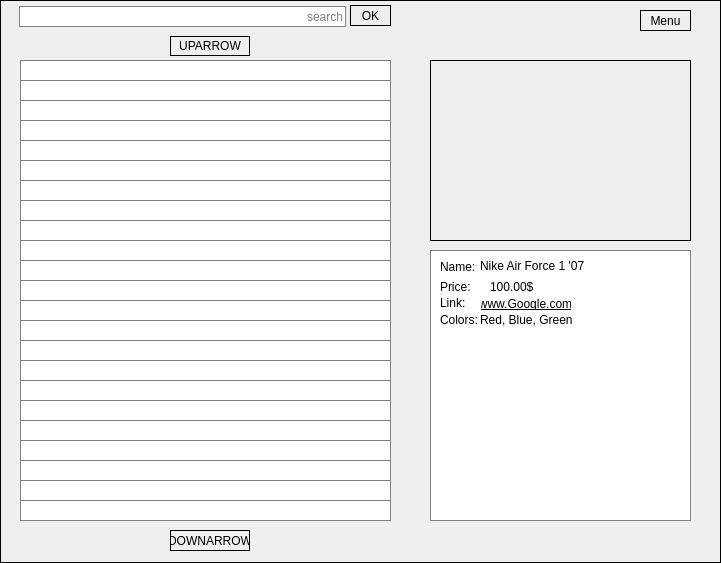
<?xml version="1.0" encoding="UTF-8"?>
<ui version="4.0">
 <class>MainWindow</class>
 <widget class="QMainWindow" name="MainWindow">
  <property name="geometry">
   <rect>
    <x>0</x>
    <y>0</y>
    <width>721</width>
    <height>563</height>
   </rect>
  </property>
  <property name="sizePolicy">
   <sizepolicy hsizetype="Minimum" vsizetype="Minimum">
    <horstretch>0</horstretch>
    <verstretch>0</verstretch>
   </sizepolicy>
  </property>
  <property name="baseSize">
   <size>
    <width>721</width>
    <height>517</height>
   </size>
  </property>
  <property name="windowTitle">
   <string>MainWindow</string>
  </property>
  <property name="styleSheet">
   <string notr="true">border: 1px solid black</string>
  </property>
  <widget class="QWidget" name="centralWidget">
   <widget class="QWidget" name="widget" native="true">
    <property name="geometry">
     <rect>
      <x>430</x>
      <y>250</y>
      <width>261</width>
      <height>271</height>
     </rect>
    </property>
    <property name="sizePolicy">
     <sizepolicy hsizetype="Fixed" vsizetype="Fixed">
      <horstretch>0</horstretch>
      <verstretch>0</verstretch>
     </sizepolicy>
    </property>
    <property name="baseSize">
     <size>
      <width>261</width>
      <height>271</height>
     </size>
    </property>
    <property name="autoFillBackground">
     <bool>false</bool>
    </property>
    <property name="styleSheet">
     <string notr="true">background-color: white;
border: 1px solid grey;</string>
    </property>
    <widget class="QLabel" name="label">
     <property name="geometry">
      <rect>
       <x>10</x>
       <y>10</y>
       <width>47</width>
       <height>13</height>
      </rect>
     </property>
     <property name="styleSheet">
      <string notr="true">border: 0px</string>
     </property>
     <property name="lineWidth">
      <number>0</number>
     </property>
     <property name="text">
      <string>Name:</string>
     </property>
    </widget>
    <widget class="QLabel" name="label_4">
     <property name="geometry">
      <rect>
       <x>10</x>
       <y>30</y>
       <width>47</width>
       <height>13</height>
      </rect>
     </property>
     <property name="styleSheet">
      <string notr="true">border: 0px</string>
     </property>
     <property name="lineWidth">
      <number>0</number>
     </property>
     <property name="text">
      <string>Price:</string>
     </property>
    </widget>
    <widget class="QPushButton" name="pushButton">
     <property name="geometry">
      <rect>
       <x>50</x>
       <y>33</y>
       <width>91</width>
       <height>41</height>
      </rect>
     </property>
     <property name="styleSheet">
      <string notr="true">border: 0px; color: &quot;dark blue&quot;; text-decoration: underline;</string>
     </property>
     <property name="text">
      <string>www.Google.com</string>
     </property>
    </widget>
    <widget class="QLabel" name="label_5">
     <property name="geometry">
      <rect>
       <x>10</x>
       <y>43</y>
       <width>41</width>
       <height>20</height>
      </rect>
     </property>
     <property name="styleSheet">
      <string notr="true">border: 0px</string>
     </property>
     <property name="lineWidth">
      <number>0</number>
     </property>
     <property name="text">
      <string>Link:</string>
     </property>
    </widget>
    <widget class="QLabel" name="label_6">
     <property name="geometry">
      <rect>
       <x>60</x>
       <y>30</y>
       <width>47</width>
       <height>13</height>
      </rect>
     </property>
     <property name="styleSheet">
      <string notr="true">border: 0px</string>
     </property>
     <property name="lineWidth">
      <number>0</number>
     </property>
     <property name="text">
      <string>100.00$</string>
     </property>
    </widget>
    <widget class="QLabel" name="label_2">
     <property name="geometry">
      <rect>
       <x>50</x>
       <y>6</y>
       <width>161</width>
       <height>20</height>
      </rect>
     </property>
     <property name="styleSheet">
      <string notr="true">border: 0px</string>
     </property>
     <property name="lineWidth">
      <number>0</number>
     </property>
     <property name="text">
      <string>Nike Air Force 1 '07</string>
     </property>
    </widget>
    <widget class="QLabel" name="label_7">
     <property name="geometry">
      <rect>
       <x>10</x>
       <y>60</y>
       <width>41</width>
       <height>20</height>
      </rect>
     </property>
     <property name="styleSheet">
      <string notr="true">border: 0px</string>
     </property>
     <property name="lineWidth">
      <number>0</number>
     </property>
     <property name="text">
      <string>Colors:</string>
     </property>
    </widget>
    <widget class="QLabel" name="label_8">
     <property name="geometry">
      <rect>
       <x>50</x>
       <y>60</y>
       <width>111</width>
       <height>20</height>
      </rect>
     </property>
     <property name="styleSheet">
      <string notr="true">border: 0px</string>
     </property>
     <property name="lineWidth">
      <number>0</number>
     </property>
     <property name="text">
      <string>Red, Blue, Green</string>
     </property>
    </widget>
   </widget>
   <widget class="QPushButton" name="OKBtn">
    <property name="geometry">
     <rect>
      <x>350</x>
      <y>5</y>
      <width>41</width>
      <height>21</height>
     </rect>
    </property>
    <property name="sizePolicy">
     <sizepolicy hsizetype="Fixed" vsizetype="Fixed">
      <horstretch>0</horstretch>
      <verstretch>0</verstretch>
     </sizepolicy>
    </property>
    <property name="baseSize">
     <size>
      <width>41</width>
      <height>21</height>
     </size>
    </property>
    <property name="text">
     <string>OK</string>
    </property>
   </widget>
   <widget class="QLineEdit" name="lineEdit">
    <property name="geometry">
     <rect>
      <x>19</x>
      <y>6</y>
      <width>327</width>
      <height>21</height>
     </rect>
    </property>
    <property name="sizePolicy">
     <sizepolicy hsizetype="Fixed" vsizetype="Fixed">
      <horstretch>0</horstretch>
      <verstretch>0</verstretch>
     </sizepolicy>
    </property>
    <property name="baseSize">
     <size>
      <width>327</width>
      <height>21</height>
     </size>
    </property>
    <property name="styleSheet">
     <string notr="true">background-color: white;
border: 1px solid grey;</string>
    </property>
    <property name="alignment">
     <set>Qt::AlignRight|Qt::AlignTrailing|Qt::AlignVCenter</set>
    </property>
    <property name="placeholderText">
     <string>search</string>
    </property>
   </widget>
   <widget class="QTextBrowser" name="textBrowser_15">
    <property name="geometry">
     <rect>
      <x>20</x>
      <y>360</y>
      <width>371</width>
      <height>21</height>
     </rect>
    </property>
    <property name="styleSheet">
     <string notr="true">border: 1px solid grey;</string>
    </property>
    <property name="verticalScrollBarPolicy">
     <enum>Qt::ScrollBarAlwaysOff</enum>
    </property>
    <property name="horizontalScrollBarPolicy">
     <enum>Qt::ScrollBarAlwaysOff</enum>
    </property>
   </widget>
   <widget class="QTextBrowser" name="textBrowser_20">
    <property name="geometry">
     <rect>
      <x>20</x>
      <y>420</y>
      <width>371</width>
      <height>21</height>
     </rect>
    </property>
    <property name="styleSheet">
     <string notr="true">border: 1px solid grey;</string>
    </property>
    <property name="verticalScrollBarPolicy">
     <enum>Qt::ScrollBarAlwaysOff</enum>
    </property>
    <property name="horizontalScrollBarPolicy">
     <enum>Qt::ScrollBarAlwaysOff</enum>
    </property>
   </widget>
   <widget class="QTextBrowser" name="textBrowser_17">
    <property name="geometry">
     <rect>
      <x>20</x>
      <y>400</y>
      <width>371</width>
      <height>21</height>
     </rect>
    </property>
    <property name="styleSheet">
     <string notr="true">border: 1px solid grey;</string>
    </property>
    <property name="verticalScrollBarPolicy">
     <enum>Qt::ScrollBarAlwaysOff</enum>
    </property>
    <property name="horizontalScrollBarPolicy">
     <enum>Qt::ScrollBarAlwaysOff</enum>
    </property>
   </widget>
   <widget class="QTextBrowser" name="textBrowser_12">
    <property name="geometry">
     <rect>
      <x>20</x>
      <y>260</y>
      <width>371</width>
      <height>21</height>
     </rect>
    </property>
    <property name="styleSheet">
     <string notr="true">border: 1px solid grey;</string>
    </property>
    <property name="verticalScrollBarPolicy">
     <enum>Qt::ScrollBarAlwaysOff</enum>
    </property>
    <property name="horizontalScrollBarPolicy">
     <enum>Qt::ScrollBarAlwaysOff</enum>
    </property>
   </widget>
   <widget class="QTextBrowser" name="textBrowser_10">
    <property name="geometry">
     <rect>
      <x>20</x>
      <y>220</y>
      <width>371</width>
      <height>21</height>
     </rect>
    </property>
    <property name="styleSheet">
     <string notr="true">border: 1px solid grey;</string>
    </property>
    <property name="verticalScrollBarPolicy">
     <enum>Qt::ScrollBarAlwaysOff</enum>
    </property>
    <property name="horizontalScrollBarPolicy">
     <enum>Qt::ScrollBarAlwaysOff</enum>
    </property>
   </widget>
   <widget class="QTextBrowser" name="textBrowser_9">
    <property name="geometry">
     <rect>
      <x>20</x>
      <y>240</y>
      <width>371</width>
      <height>21</height>
     </rect>
    </property>
    <property name="styleSheet">
     <string notr="true">border: 1px solid grey;</string>
    </property>
    <property name="verticalScrollBarPolicy">
     <enum>Qt::ScrollBarAlwaysOff</enum>
    </property>
    <property name="horizontalScrollBarPolicy">
     <enum>Qt::ScrollBarAlwaysOff</enum>
    </property>
   </widget>
   <widget class="QTextBrowser" name="textBrowser_22">
    <property name="geometry">
     <rect>
      <x>20</x>
      <y>480</y>
      <width>371</width>
      <height>21</height>
     </rect>
    </property>
    <property name="styleSheet">
     <string notr="true">border: 1px solid grey;</string>
    </property>
    <property name="verticalScrollBarPolicy">
     <enum>Qt::ScrollBarAlwaysOff</enum>
    </property>
    <property name="horizontalScrollBarPolicy">
     <enum>Qt::ScrollBarAlwaysOff</enum>
    </property>
   </widget>
   <widget class="QTextBrowser" name="textBrowser_19">
    <property name="geometry">
     <rect>
      <x>20</x>
      <y>440</y>
      <width>371</width>
      <height>21</height>
     </rect>
    </property>
    <property name="styleSheet">
     <string notr="true">border: 1px solid grey;</string>
    </property>
    <property name="verticalScrollBarPolicy">
     <enum>Qt::ScrollBarAlwaysOff</enum>
    </property>
    <property name="horizontalScrollBarPolicy">
     <enum>Qt::ScrollBarAlwaysOff</enum>
    </property>
   </widget>
   <widget class="QTextBrowser" name="textBrowser_7">
    <property name="geometry">
     <rect>
      <x>20</x>
      <y>200</y>
      <width>371</width>
      <height>21</height>
     </rect>
    </property>
    <property name="styleSheet">
     <string notr="true">border: 1px solid grey;</string>
    </property>
    <property name="verticalScrollBarPolicy">
     <enum>Qt::ScrollBarAlwaysOff</enum>
    </property>
    <property name="horizontalScrollBarPolicy">
     <enum>Qt::ScrollBarAlwaysOff</enum>
    </property>
   </widget>
   <widget class="QTextBrowser" name="textBrowser_8">
    <property name="geometry">
     <rect>
      <x>20</x>
      <y>180</y>
      <width>371</width>
      <height>21</height>
     </rect>
    </property>
    <property name="styleSheet">
     <string notr="true">border: 1px solid grey;</string>
    </property>
    <property name="verticalScrollBarPolicy">
     <enum>Qt::ScrollBarAlwaysOff</enum>
    </property>
    <property name="horizontalScrollBarPolicy">
     <enum>Qt::ScrollBarAlwaysOff</enum>
    </property>
   </widget>
   <widget class="QTextBrowser" name="textBrowser">
    <property name="geometry">
     <rect>
      <x>20</x>
      <y>60</y>
      <width>371</width>
      <height>21</height>
     </rect>
    </property>
    <property name="styleSheet">
     <string notr="true">border: 1px solid grey;</string>
    </property>
    <property name="verticalScrollBarPolicy">
     <enum>Qt::ScrollBarAlwaysOff</enum>
    </property>
    <property name="horizontalScrollBarPolicy">
     <enum>Qt::ScrollBarAlwaysOff</enum>
    </property>
   </widget>
   <widget class="QTextBrowser" name="textBrowser_23">
    <property name="geometry">
     <rect>
      <x>20</x>
      <y>500</y>
      <width>371</width>
      <height>21</height>
     </rect>
    </property>
    <property name="styleSheet">
     <string notr="true">border: 1px solid grey;</string>
    </property>
    <property name="verticalScrollBarPolicy">
     <enum>Qt::ScrollBarAlwaysOff</enum>
    </property>
    <property name="horizontalScrollBarPolicy">
     <enum>Qt::ScrollBarAlwaysOff</enum>
    </property>
   </widget>
   <widget class="QTextBrowser" name="textBrowser_14">
    <property name="geometry">
     <rect>
      <x>20</x>
      <y>300</y>
      <width>371</width>
      <height>21</height>
     </rect>
    </property>
    <property name="styleSheet">
     <string notr="true">border: 1px solid grey;</string>
    </property>
    <property name="verticalScrollBarPolicy">
     <enum>Qt::ScrollBarAlwaysOff</enum>
    </property>
    <property name="horizontalScrollBarPolicy">
     <enum>Qt::ScrollBarAlwaysOff</enum>
    </property>
   </widget>
   <widget class="QTextBrowser" name="textBrowser_6">
    <property name="geometry">
     <rect>
      <x>20</x>
      <y>140</y>
      <width>371</width>
      <height>21</height>
     </rect>
    </property>
    <property name="styleSheet">
     <string notr="true">border: 1px solid grey;</string>
    </property>
    <property name="verticalScrollBarPolicy">
     <enum>Qt::ScrollBarAlwaysOff</enum>
    </property>
    <property name="horizontalScrollBarPolicy">
     <enum>Qt::ScrollBarAlwaysOff</enum>
    </property>
   </widget>
   <widget class="QTextBrowser" name="textBrowser_11">
    <property name="geometry">
     <rect>
      <x>20</x>
      <y>280</y>
      <width>371</width>
      <height>21</height>
     </rect>
    </property>
    <property name="styleSheet">
     <string notr="true">border: 1px solid grey;</string>
    </property>
    <property name="verticalScrollBarPolicy">
     <enum>Qt::ScrollBarAlwaysOff</enum>
    </property>
    <property name="horizontalScrollBarPolicy">
     <enum>Qt::ScrollBarAlwaysOff</enum>
    </property>
   </widget>
   <widget class="QTextBrowser" name="textBrowser_18">
    <property name="geometry">
     <rect>
      <x>20</x>
      <y>380</y>
      <width>371</width>
      <height>21</height>
     </rect>
    </property>
    <property name="styleSheet">
     <string notr="true">border: 1px solid grey;</string>
    </property>
    <property name="verticalScrollBarPolicy">
     <enum>Qt::ScrollBarAlwaysOff</enum>
    </property>
    <property name="horizontalScrollBarPolicy">
     <enum>Qt::ScrollBarAlwaysOff</enum>
    </property>
   </widget>
   <widget class="QTextBrowser" name="textBrowser_13">
    <property name="geometry">
     <rect>
      <x>20</x>
      <y>320</y>
      <width>371</width>
      <height>21</height>
     </rect>
    </property>
    <property name="styleSheet">
     <string notr="true">border: 1px solid grey;</string>
    </property>
    <property name="verticalScrollBarPolicy">
     <enum>Qt::ScrollBarAlwaysOff</enum>
    </property>
    <property name="horizontalScrollBarPolicy">
     <enum>Qt::ScrollBarAlwaysOff</enum>
    </property>
   </widget>
   <widget class="QTextBrowser" name="textBrowser_2">
    <property name="geometry">
     <rect>
      <x>20</x>
      <y>80</y>
      <width>371</width>
      <height>21</height>
     </rect>
    </property>
    <property name="styleSheet">
     <string notr="true">border: 1px solid grey;</string>
    </property>
    <property name="verticalScrollBarPolicy">
     <enum>Qt::ScrollBarAlwaysOff</enum>
    </property>
    <property name="horizontalScrollBarPolicy">
     <enum>Qt::ScrollBarAlwaysOff</enum>
    </property>
   </widget>
   <widget class="QTextBrowser" name="textBrowser_5">
    <property name="geometry">
     <rect>
      <x>20</x>
      <y>160</y>
      <width>371</width>
      <height>21</height>
     </rect>
    </property>
    <property name="styleSheet">
     <string notr="true">border: 1px solid grey;</string>
    </property>
    <property name="verticalScrollBarPolicy">
     <enum>Qt::ScrollBarAlwaysOff</enum>
    </property>
    <property name="horizontalScrollBarPolicy">
     <enum>Qt::ScrollBarAlwaysOff</enum>
    </property>
   </widget>
   <widget class="QTextBrowser" name="textBrowser_21">
    <property name="geometry">
     <rect>
      <x>20</x>
      <y>460</y>
      <width>371</width>
      <height>21</height>
     </rect>
    </property>
    <property name="styleSheet">
     <string notr="true">border: 1px solid grey;</string>
    </property>
    <property name="verticalScrollBarPolicy">
     <enum>Qt::ScrollBarAlwaysOff</enum>
    </property>
    <property name="horizontalScrollBarPolicy">
     <enum>Qt::ScrollBarAlwaysOff</enum>
    </property>
   </widget>
   <widget class="QTextBrowser" name="textBrowser_4">
    <property name="geometry">
     <rect>
      <x>20</x>
      <y>100</y>
      <width>371</width>
      <height>21</height>
     </rect>
    </property>
    <property name="styleSheet">
     <string notr="true">border: 1px solid grey;</string>
    </property>
    <property name="verticalScrollBarPolicy">
     <enum>Qt::ScrollBarAlwaysOff</enum>
    </property>
    <property name="horizontalScrollBarPolicy">
     <enum>Qt::ScrollBarAlwaysOff</enum>
    </property>
   </widget>
   <widget class="QTextBrowser" name="textBrowser_3">
    <property name="geometry">
     <rect>
      <x>20</x>
      <y>120</y>
      <width>371</width>
      <height>21</height>
     </rect>
    </property>
    <property name="styleSheet">
     <string notr="true">border: 1px solid grey;</string>
    </property>
    <property name="verticalScrollBarPolicy">
     <enum>Qt::ScrollBarAlwaysOff</enum>
    </property>
    <property name="horizontalScrollBarPolicy">
     <enum>Qt::ScrollBarAlwaysOff</enum>
    </property>
   </widget>
   <widget class="QTextBrowser" name="textBrowser_16">
    <property name="geometry">
     <rect>
      <x>20</x>
      <y>340</y>
      <width>371</width>
      <height>21</height>
     </rect>
    </property>
    <property name="styleSheet">
     <string notr="true">border: 1px solid grey;</string>
    </property>
    <property name="verticalScrollBarPolicy">
     <enum>Qt::ScrollBarAlwaysOff</enum>
    </property>
    <property name="horizontalScrollBarPolicy">
     <enum>Qt::ScrollBarAlwaysOff</enum>
    </property>
   </widget>
   <widget class="QPushButton" name="backBtn">
    <property name="geometry">
     <rect>
      <x>640</x>
      <y>10</y>
      <width>51</width>
      <height>21</height>
     </rect>
    </property>
    <property name="text">
     <string>Menu</string>
    </property>
   </widget>
   <widget class="QPushButton" name="pushButton_2">
    <property name="geometry">
     <rect>
      <x>170</x>
      <y>36</y>
      <width>80</width>
      <height>20</height>
     </rect>
    </property>
    <property name="text">
     <string>UPARROW</string>
    </property>
   </widget>
   <widget class="QPushButton" name="pushButton_3">
    <property name="geometry">
     <rect>
      <x>170</x>
      <y>530</y>
      <width>80</width>
      <height>21</height>
     </rect>
    </property>
    <property name="text">
     <string>DOWNARROW</string>
    </property>
   </widget>
   <widget class="QLabel" name="ItemIMG">
    <property name="geometry">
     <rect>
      <x>430</x>
      <y>60</y>
      <width>261</width>
      <height>181</height>
     </rect>
    </property>
    <property name="styleSheet">
     <string notr="true">background-image: url(&quot;https://ichef.bbci.co.uk/news/976/cpsprodpb/27C9/production/_103158101_tha.jpg&quot;);</string>
    </property>
    <property name="text">
     <string/>
    </property>
    <property name="scaledContents">
     <bool>true</bool>
    </property>
   </widget>
  </widget>
 </widget>
 <layoutdefault spacing="6" margin="11"/>
 <resources/>
 <connections/>
</ui>
